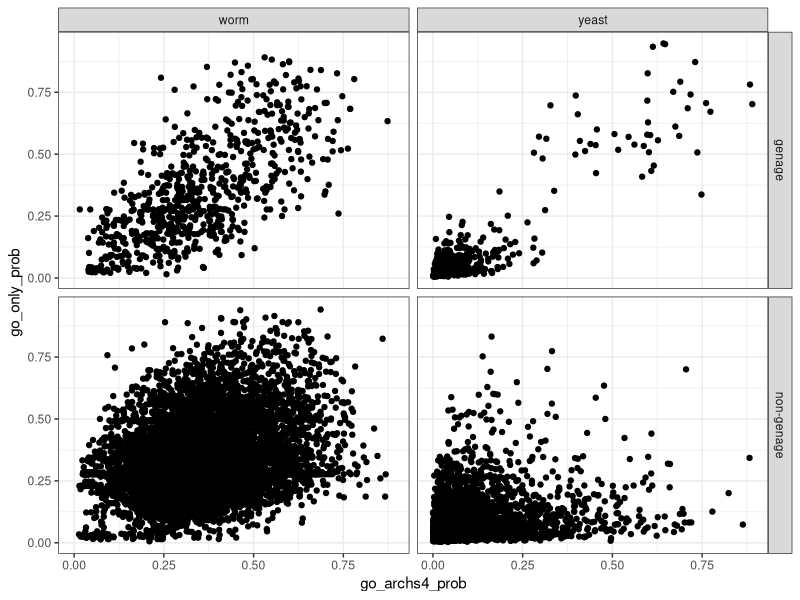
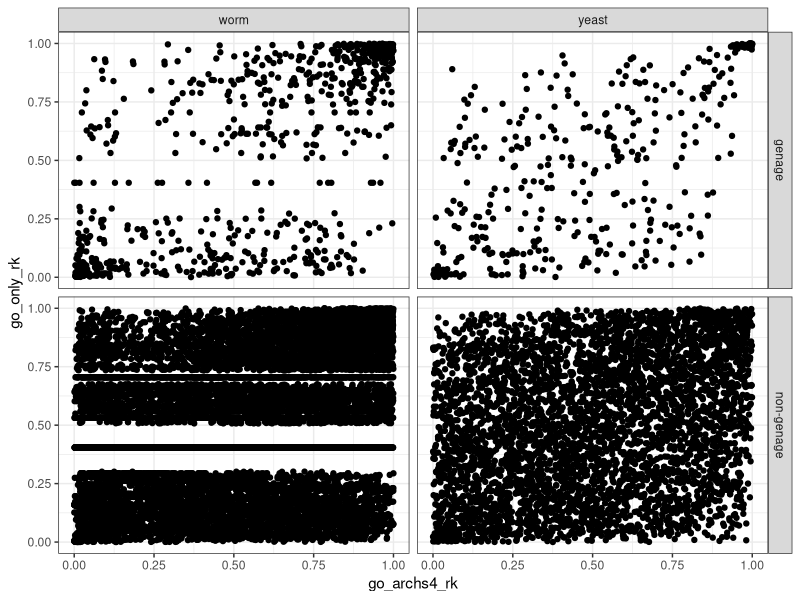
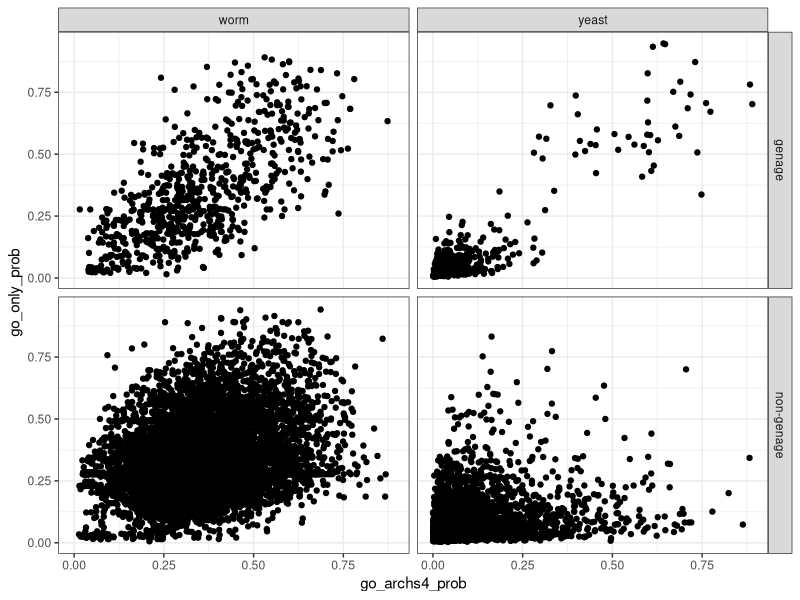
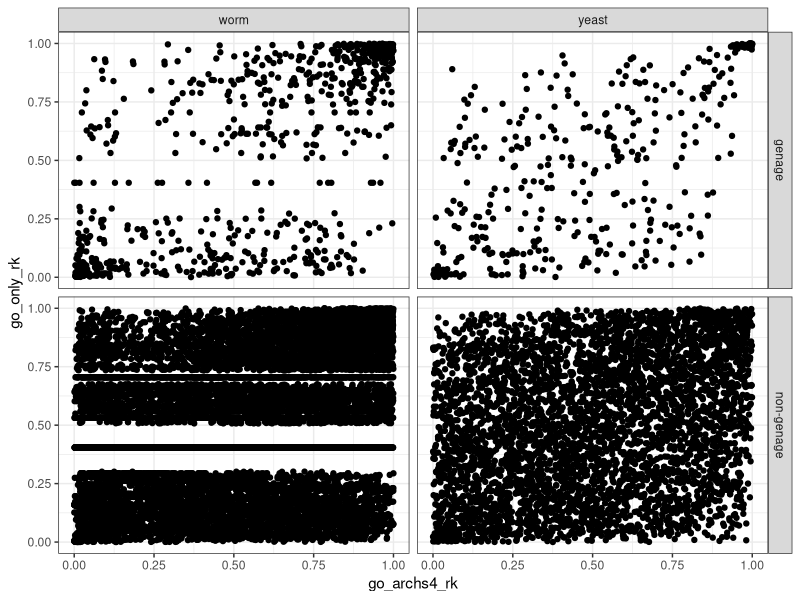

Write R code to recreate these figures, in order.
## ---- chunk 1
library(tidyverse); theme_set(theme_bw())
## ---- chunk 2
#GO+ARCHS4 features
worm<-read.table("./results/final_preds_go_archs4_worm.txt",header=TRUE)
worm$species<-"worm"
yeast<-read.table("./results/final_preds_go_archs4_yeast.txt",header=TRUE)
yeast$species<-"yeast"
pd<-rbind(worm,yeast)
colnames(pd)[colnames(pd)=="prob_pro_longevity"]<-"go_archs4_prob"
#GO only features
worm<-read.table("./results/final_preds_go_only_worm.txt",header=TRUE)
worm$species<-"worm"
yeast<-read.table("./results/final_preds_go_only_yeast.txt",header=TRUE)
yeast$species<-"yeast"
pd2<-rbind(worm,yeast)
colnames(pd2)[colnames(pd2)=="prob_pro_longevity"]<-"go_only_prob"
pd<-merge(pd,pd2,by=c("species","gene","genage_annotated"))
pd$ga<-"non-genage"
pd$ga[pd$genage_annotated]<-"genage"
ggplot(pd,aes(x=go_archs4_prob,y=go_only_prob))+geom_point()+facet_grid(ga~species)
ggsave("./results/plots/probs_compare_go_archs4_vs_go_only.pdf",width=5,height=5)

#same plot but using ranks- too noisy
scaled_rank<-function(x){rank(x,na.last="keep")/length(x)}
pd2<-pd %>% group_by(species) %>%
  mutate(go_archs4_rk=scaled_rank(go_archs4_prob),
         go_only_rk=scaled_rank(go_only_prob))
ggplot(pd2,aes(x=go_archs4_rk,y=go_only_rk))+geom_point()+facet_grid(ga~species)
ggsave("./results/plots/probs_compare_go_archs4_vs_go_only_ranks.pdf",width=5,height=5)
